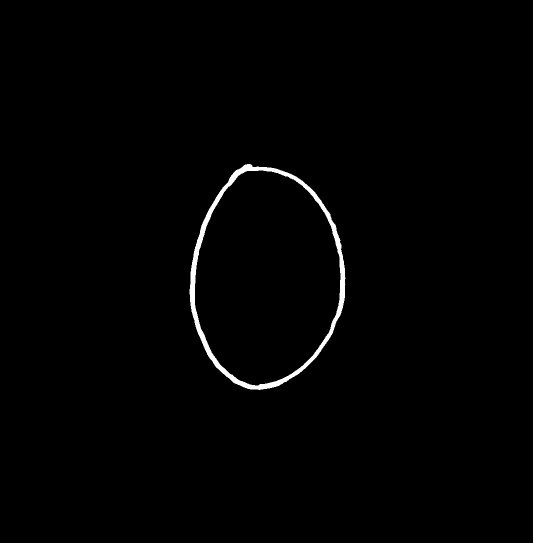
#> input picture ejemplos/0.jpeg, 1066 x 1086 px (shown at 1/2 size)
$ python predict.py
#> lines starting #> are read from the running program, lines starting #| are printed output that depends on the picture
from PIL import Image
import numpy as np

# Load the model
model = np.load('model.npz')
#> (reads model.npz from the repository)

W1 = model['W1']
b1 = model['b1']
W2 = model['W2']
b2 = model['b2']

def ReLU(Z):
    return np.maximum(Z, 0)

def softmax(Z):
    A = np.exp(Z) / sum(np.exp(Z))
    return A

def forward_prop(W1, b1, W2, b2, X):
    Z1 = W1.dot(X) + b1
    A1 = ReLU(Z1)
    Z2 = W2.dot(A1) + b2
    A2 = softmax(Z2)
    return Z1, A1, Z2, A2

def get_predictions(A2):
    return np.argmax(A2, 0)

# Updated image preprocessing with background removal
def load_and_preprocess_image(image_path):
    img = Image.open(image_path).convert('L')  # Convert to grayscale
    img = img.resize((28, 28))  # Resize the image to 28x28
    img_array = np.array(img)  # Convert the image to a numpy array

    # Apply a threshold to remove the background
    threshold = 200  # Adjust this threshold value based on your images

    img_array = img_array / 255.0  # Normalize pixel values to [0, 1]

    return img_array

def make_predictions(X, W1, b1, W2, b2):
    _, _, _, A2 = forward_prop(W1, b1, W2, b2, X)
    predictions = get_predictions(A2)
    return predictions

# Example of prediction on a new image
def predict_image(image_path, W1, b1, W2, b2):
    img_array = load_and_preprocess_image(image_path)
    img_array = img_array.reshape(1, 784).T  # Reshape for prediction
    prediction = make_predictions(img_array, W1, b1, W2, b2)
    return prediction, img_array

# Predicting a new image
image_path = 'ejemplos/0.jpeg'  # Replace with your image path
prediction = predict_image(image_path, W1, b1, W2, b2)
#> in load_and_preprocess_image, img is the input picture: PIL image 1066x1086 L; min 0, max 255, mean 2.4
#> in load_and_preprocess_image, `img = img.resize((28, 28))`:
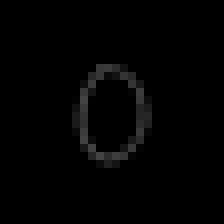
#> img: PIL image 28x28 L (shown 8 times larger); min 0, max 67, mean 2.6
#> in load_and_preprocess_image, `img_array = img_array / 255.0`:
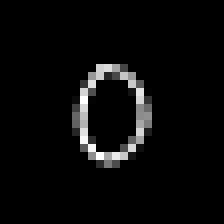
#> img_array: shape (28, 28) float64 (shown 8 times larger); min 0, max 0.263, mean 0.0102; drawn with min black and max white
#> in predict_image, `img_array = img_array.reshape(1, 784).T`: img_array = 784 values, max 0.263 at index 346, min 0 at index 0, mean 0.0102
#> in forward_prop, `Z1 = W1.dot(X) + b1`: Z1 = [0.903, 0.137, 0.333, 1.14, 0.609, 1.63, 0.336, 0.497, 1.5, 0.226]
#> in forward_prop, `A1 = ReLU(Z1)`: A1 has the same summary as Z1
#> in forward_prop, `Z2 = W2.dot(A1) + b2`: Z2 = [-0.616, -2.09, 0.194, -0.654, 1.28, 0.691, 0.284, -0.239, -0.0741, 0.473]
#> in softmax, `A = np.exp(Z) / sum(np.exp(Z))`: A = [0.0428, 0.00975, 0.0961, 0.0411, 0.284, 0.158, 0.105, 0.0623, 0.0735, 0.127]
#> in forward_prop, `A2 = softmax(Z2)`: A2 has the same summary as A in softmax
#> in make_predictions, `_, _, _, A2 = forward_prop(W1, b1, W2, b2, X)`: A2 has the same summary as A in softmax
#> in make_predictions, `predictions = get_predictions(A2)`: predictions = [4]
print(f'Predicted Class for the image: {prediction[0]}')
#| Predicted Class for the image: [4]

# Test prediction and visualize
import matplotlib.pyplot as plt

def test_prediction(image_path, W1, b1, W2, b2):
    prediction, current_image = predict_image(image_path, W1, b1, W2, b2)
    label = image_path.split('/')[1]

    print("Prediction: ", prediction)
    print("Label: ", label)

    current_image = current_image.reshape((28, 28)) * 255
    plt.gray()
    plt.imshow(current_image, interpolation='nearest')
    plt.show()

image_path = 'ejemplos/0.jpeg'  # Replace with your image path
test_prediction(image_path, W1, b1, W2, b2)
#> in test_prediction, `prediction, current_image = predict_image(image_path, W1, b1, W2, b2)`: current_image has the same summary as img_array in predict_image
#| Prediction:  [4]
